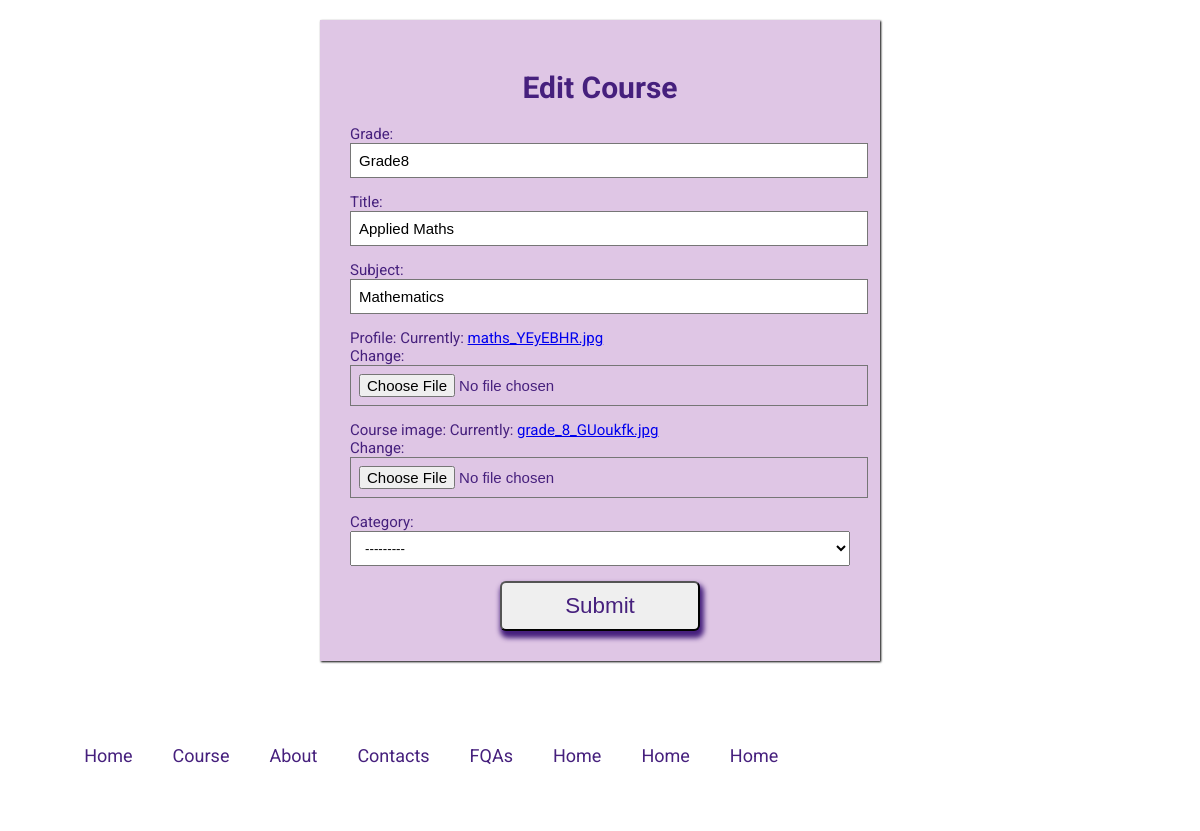
The app's page /editgrade8/1/ with its own data.
### homepage/models.py (models this page shows)
class GradeEight(models.Model):
    grade=models.CharField(max_length=25 ,null=True)
    title=models.CharField(max_length=25 ,null=True)
    subject=models.CharField(max_length=25 ,null=True)
    profile=models.FileField(null=True,upload_to='homepage/pdfs/')
    course_image=models.ImageField(null=True,upload_to='homepage/covers/')
    date=models.DateTimeField(auto_now=True,null=True)
    CATEGORY_CHOICES=(
        ('Paid','Paid'),
        ('Free','Free'),
    )
    category=models.CharField(max_length=6, choices =CATEGORY_CHOICES ,null=True)

### homepage/views.py (the view)
# urls.py: path('editgrade8/<int:id>/',edit_grade8_course, name='edit_grade8_course'),
def edit_grade8_course(request,id):
    course=GradeEight.objects.get(id=id)
    if request.method=="POST":
        form=GradeEightCourseAdditionForm(request.POST,request.FILES,instance=course)
        if form.is_valid():
            form.save()
    else:
        form=GradeEightCourseAdditionForm(instance=course)
    return render(request,'grades/eighth/edit_grade8_course.html',{"form":form})

### homepage/forms.py
class GradeEightCourseAdditionForm(forms.ModelForm):
    class Meta:
        model=GradeEight
        fields="__all__"

### homepage/templates/grades/eighth/edit_grade8_course.html (shortened to what this page needs)
{% include 'grades/edit.html' %}
{% include 'grades/edit_course_nav.html' %}
<!DOCTYPE html>
<html lang="en">
<head>
</head>
<body>
 </body>
 </html>
</body>
</html>

### homepage/templates/grades/edit.html (shortened to what this page needs)
<!DOCTYPE html>
<html lang="en">
<head>
</head>
<body>
    <div class="wrapper">
        <div class="form">
     <form method="POST" enctype="multipart/form-data">
         <h1> Edit Course </h1>
         {{form.as_p}}
      <center><button>Submit</button></center>
     </form>
     </div>
     </div>
 </body>
 </html>
</body>
</html>

### homepage/templates/grades/edit.html (style rules this page uses)
h1 { text-align: center; }
body { background-color:white; align-items: center; justify-content: center; font-size: 15px; color:rgb(70,32,125); font-family: 'Roboto', sans-serif; }
input { width: 100%; outline: none; border: 1px solid rgb(118,118,118); font-size: 15px; padding: 8px 8px; }
select { width: 100%; padding: 8px 10px; transition: all 0.3; }
.wrapper { max-width: 500px; width: 90%; background: rgb(223, 198, 229); margin: 20px auto; padding: 30px; box-shadow: 1px 1px 2px rgba(0,0,0, 125); }
button { color: rgb(70,32,125);; top: 30px; height: 50px; width :40%; border-radius: 6px; align-items: center; font-size: 1.4rem; box-shadow:2px 5px 5px 2px rgb(70,32,125); }

### records on screen
GradeEight: grade "Grade8", title "Applied Maths", subject "Mathematics", category "---------"
